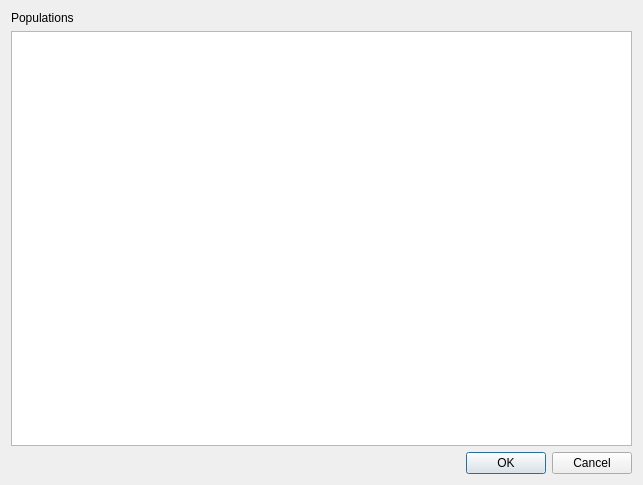
<?xml version="1.0" encoding="UTF-8"?>
<ui version="4.0">
 <class>PopulationsDialog</class>
 <widget class="QDialog" name="PopulationsDialog">
  <property name="geometry">
   <rect>
    <x>0</x>
    <y>0</y>
    <width>643</width>
    <height>485</height>
   </rect>
  </property>
  <property name="windowTitle">
   <string>Dialog</string>
  </property>
  <layout class="QVBoxLayout" name="verticalLayout">
   <item>
    <widget class="QLabel" name="label">
     <property name="text">
      <string>Populations</string>
     </property>
    </widget>
   </item>
   <item>
    <widget class="QTableWidget" name="populationsTable"/>
   </item>
   <item>
    <widget class="QDialogButtonBox" name="buttonBox">
     <property name="orientation">
      <enum>Qt::Horizontal</enum>
     </property>
     <property name="standardButtons">
      <set>QDialogButtonBox::Cancel|QDialogButtonBox::Ok</set>
     </property>
    </widget>
   </item>
  </layout>
 </widget>
 <resources/>
 <connections>
  <connection>
   <sender>buttonBox</sender>
   <signal>accepted()</signal>
   <receiver>PopulationsDialog</receiver>
   <slot>accept()</slot>
   <hints>
    <hint type="sourcelabel">
     <x>248</x>
     <y>254</y>
    </hint>
    <hint type="destinationlabel">
     <x>157</x>
     <y>274</y>
    </hint>
   </hints>
  </connection>
  <connection>
   <sender>buttonBox</sender>
   <signal>rejected()</signal>
   <receiver>PopulationsDialog</receiver>
   <slot>reject()</slot>
   <hints>
    <hint type="sourcelabel">
     <x>316</x>
     <y>260</y>
    </hint>
    <hint type="destinationlabel">
     <x>286</x>
     <y>274</y>
    </hint>
   </hints>
  </connection>
 </connections>
</ui>
